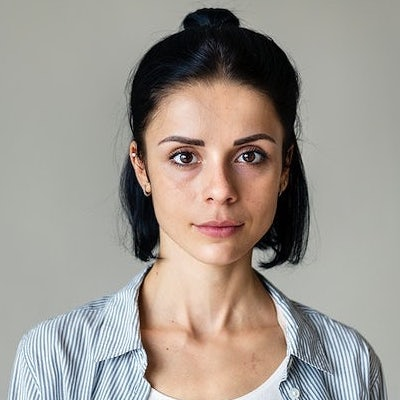
#> input picture face1.jpg, 400 x 400 px
$ python -i cmcz82.py   (imports and definitions only)
#> lines starting #> are read from the running program, lines starting #| are printed output that depends on the picture
#> further down, picture is the input picture: shape (400, 400, 3); mean B, G, R 143.9, 151.2, 158.4
import cv2
import numpy as np
from numpy import exp, sqrt
from math import floor, ceil
import sys
import random
from typing import Tuple, Union, Dict, List
from matplotlib import pyplot as plt
import argparse

# ------------------------------------------------------- INITIALISATION --------------------------------------------- #

FILTERS = {'light-leak', 'problem1', 'pencil', 'problem2', 'beautify', 'problem3', 'swirl', 'problem4'}
INPUT_FILTERS = []
try:
    IMG_PATH = sys.argv[1]
except IndexError:
    IMG_PATH = 'face1.jpg'

# [10 lines not run here, left out]

# Collect arguments
parser = argparse.ArgumentParser()

# Light leak args
# [65 lines not run here, left out]

args, unknown = parser.parse_known_args()


# ------------------------------------------- PART 1: LIGHT LEAK ----------------------------------------------------- #

def adjust_brightness(pix: np.ndarray, alpha: float, beta: float = 0) -> np.ndarray:
    # Alpha: Contrast control; Beta: Brightness control
    return np.clip(alpha * pix + beta, 0, 255)  # np.clip used to ensure pixel values do not exceed 255


# [252 lines left out: functions fade_and_blend, apply_rainbow_mask, light_leak_mask, problem1, create_salt_and_pepper_mask, create_gaussian_noise_mask and 3 more, not called in this run]


def apply_mean_filter(img: np.ndarray, kernel_size: int) -> np.ndarray:
    mean_kernel = np.ones((kernel_size, kernel_size))
    mean_kernel /= kernel_size ** 2
    return cv2.filter2D(img, -1, mean_kernel)


def apply_pencil_effect(img: np.ndarray) -> np.ndarray:
    img = cv2.cvtColor(img, cv2.COLOR_BGR2GRAY)
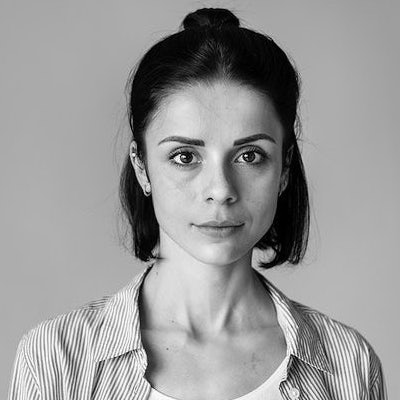
#> img: shape (400, 400); min 0, max 255, mean 152.5
    img_blur = np.clip(apply_mean_filter(img, 4), 1, 255)
#> in apply_mean_filter, `return cv2.filter2D(img, -1, mean_kernel)`:
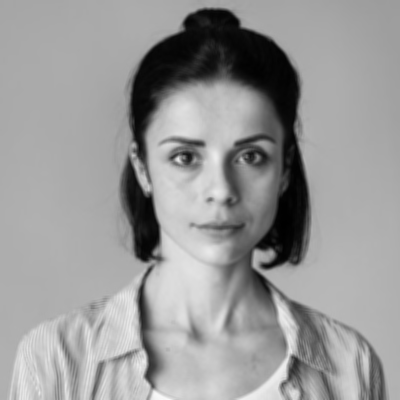
#> returned value: shape (400, 400); min 0, max 249, mean 152.5
    img = np.clip(img * 255.0 / img_blur, 0, 255)
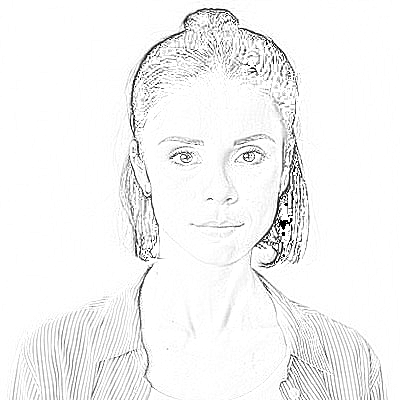
#> img: shape (400, 400) float64; min 0, max 255, mean 244.5
    img = np.uint8(img)
    img = cv2.cvtColor(img, cv2.COLOR_GRAY2BGR)
#> img: shape (400, 400, 3)
    return img


# [60 lines left out: functions sketch, problem2, not called in this run]


# --------------------------------------------------- PART 3: Beautify ----------------------------------------------- #

def gaussian_function(x: Union[float, np.ndarray], sigma: float) -> Union[float, np.ndarray]:
    return exp(-(x ** 2) / (2 * (sigma ** 2)))  # using np.exp because it works with arrays


# [245 lines left out: functions apply_padding, construct_bilateral_distance_matrix, apply_bilateral_filter, apply_look_up_table, create_look_up_table, get_summer_luts and 10 more, not called in this run]


def apply_nearest_neighbour_interpolation(img: np.ndarray, u: float, v: float) -> np.ndarray:
    return img[round(u), round(v)]


# [54 lines left out: functions apply_swirl, problem4, not called in this run]


# ----------------------------------------- PROCESS ARGS ------------------------------------------------------------- #

# [30 lines not run here, left out]

>>> import cv2
>>> picture = cv2.imread('face1.jpg')
>>> result = apply_pencil_effect(picture)

$ run again, on face2.jpg
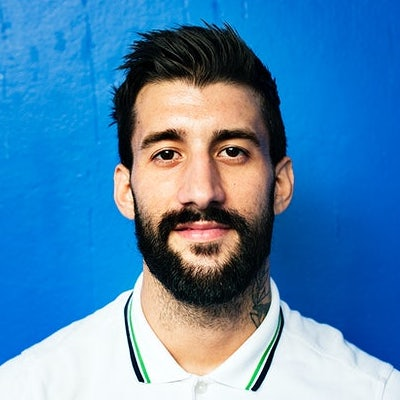
#> input picture face2.jpg, 400 x 400 px
#> picture is the input picture: shape (400, 400, 3); mean B, G, R 176.8, 133.1, 78.9
#> in apply_mean_filter, `return cv2.filter2D(img, -1, mean_kernel)`:
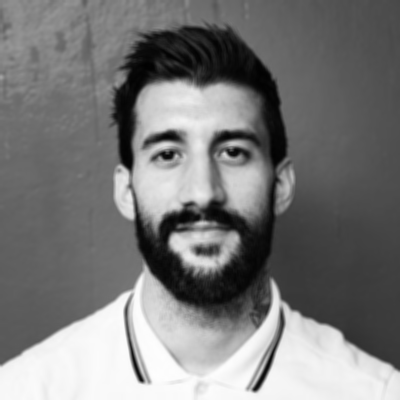
#> returned value: shape (400, 400); min 1, max 254, mean 121.8
#> in apply_pencil_effect, `img = np.clip(img * 255.0 / img_blur, 0, 255)`:
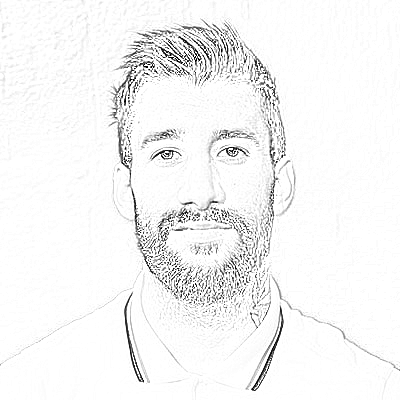
#> img: shape (400, 400) float64; min 0, max 255, mean 244.7
